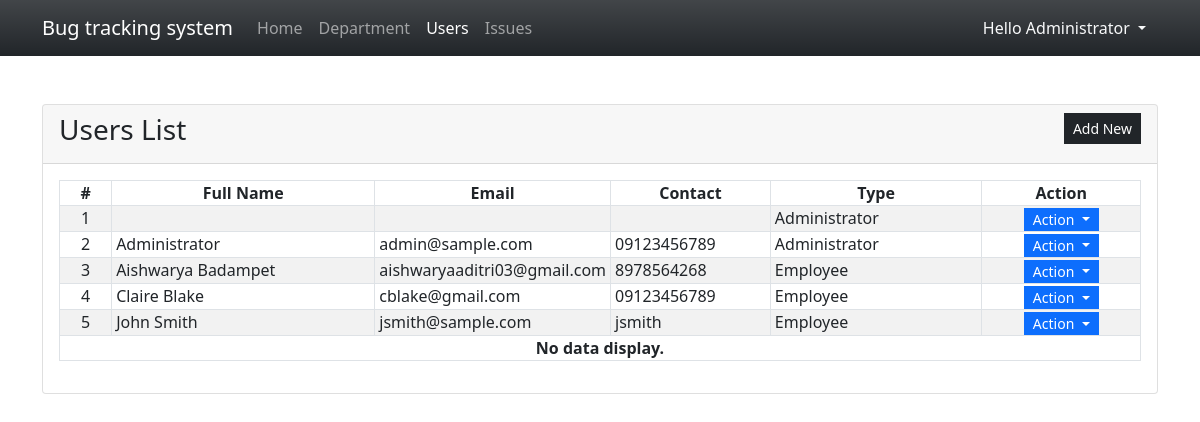
Page /?page=users (signed in) on the committed database.
### tables this page shows
CREATE TABLE user_list (
            `user_id` INTEGER PRIMARY KEY AUTOINCREMENT,
            `fullname` TEXT NOT NULL,
            `email` TEXT NOT NULL,
            `contact` TEXT NOT NULL,
            `username` TEXT NOT NULL,
            `password` TEXT NOT NULL,
            `department_id` INTEGER,
            `type` INTEGER,
            `designation` TEXT NOT NULL,
            `date_created` TIMESTAMP DEFAULT CURRENT_TIMESTAMP
        );

### users.php (the view, shortened to what this page needs)
<div class="card">
    <div class="card-header d-flex justify-content-between">
        <h3 class="card-title">Users List</h3>
        <div class="card-tools align-middle">
            <button class="btn btn-dark btn-sm py-1 rounded-0" type="button" id="create_new">Add New</button>
        </div>
    </div>
    <div class="card-body">
        <table class="table table-hover table-striped table-bordered">
            <colgroup>
                <col width="5%">
                <col width="25%">
                <col width="20%">
                <col width="15%">
                <col width="20%">
                <col width="15%">
            </colgroup>
            <thead>
                <tr>
                    <th class="text-center p-0">#</th>
                    <th class="text-center p-0">Full Name</th>
                    <th class="text-center p-0">Email</th>
                    <th class="text-center p-0">Contact</th>
                    <th class="text-center p-0">Type</th>
                    <th class="text-center p-0">Action</th>
                </tr>
            </thead>
            <tbody>
                <?php
                $sql = "SELECT * FROM `user_list` order by `fullname` asc";
                $qry = $conn->query($sql);
                $i = 1;
                    while($row = $qry->fetchArray()):
                ?>
                <tr>
                    <td class="text-center p-0"><?php echo $i++; ?></td>
                    <td class="py-0 px-1"><?php echo $row['fullname'] ?></td>
                    <td class="py-0 px-1"><?php echo $row['email'] ?></td>
                    <td class="py-0 px-1"><?php echo $row['contact'] ?></td>
                    <td class="py-0 px-1"><?php echo ($row['type'] == 1)? 'Administrator':'Employee' ?></td>
                    <th class="text-center py-0 px-1">
                        <div class="btn-group" role="group">
                            <button id="btnGroupDrop1" type="button" class="btn btn-primary dropdown-toggle btn-sm rounded-0 py-0" data-bs-toggle="dropdown" aria-expanded="false">
                            Action
                            </button>
                        </div>
                    </th>
                </tr>
                <?php endwhile; ?>
                <?php if(!$qry->fetchArray()): ?>
                    <tr>
                        <th class="text-center p-0" colspan="6">No data display.</th>
                    </tr>
                <?php endif; ?>
            </tbody>
        </table>
    </div>
</div>

### index.php (shortened to what this page needs)
<?php
$page = isset($_GET['page']) ? $_GET['page'] : 'home';
?>
<!DOCTYPE html>
<html lang="en">
<head>
    <link rel="stylesheet" href="css/bootstrap.min.css">
</head>
<body>
    <main>
    <nav class="navbar navbar-expand-lg navbar-dark bg-dark bg-gradient">
        <div class="container">
            <a class="navbar-brand" href="#">
                Bug tracking system
            </a>
            <div class="collapse navbar-collapse" id="navbarNav">
                <ul class="navbar-nav">
                    <li class="nav-item">
                        <a class="nav-link <?php echo ($page == 'home')? 'active' : '' ?>" aria-current="page" href="./">Home</a>
                    </li>
                    <?php if($_SESSION['type'] == 1): ?>
                    <li class="nav-item">
                        <a class="nav-link <?php echo ($page == 'department')? 'active' : '' ?>" aria-current="page" href="./?page=department">Department</a>
                    </li>
                    <li class="nav-item">
                        <a class="nav-link <?php echo ($page == 'users')? 'active' : '' ?>" aria-current="page" href="./?page=users">Users</a>
                    </li>
                    <?php endif; ?>
                    <li class="nav-item">
                    <a class="nav-link" href="./?page=issues">Issues</a>
                    </li>
                </ul>
            </div>
            <div>
            <div class="dropdown">
                <button class="btn btn-secondary dropdown-toggle bg-transparent  text-light border-0" type="button" id="dropdownMenuButton1" data-bs-toggle="dropdown" aria-expanded="false">
                    Hello <?php echo $_SESSION['fullname'] ?>
                </button>
            </div>
            </div>
        </div>
    </nav>
    <div class="container py-5">
        <?php
            include $page.'.php';
        ?>
    </div>
    </main>
</body>
</html>

### rows in the picture
user_list: type "Administrator"
user_list: fullname "Administrator", email "admin@sample.com", contact "09123456789", type "Administrator"
user_list: fullname "Aishwarya Badampet", email "aishwaryaaditri03@gmail.com", contact "8978564268", type "Employee"
user_list: fullname "Claire Blake", email "cblake@gmail.com", contact "09123456789", type "Employee"
user_list: fullname "John Smith", email "jsmith@sample.com", contact "jsmith", type "Employee"

### other values in the picture
$_SESSION['fullname'] "Administrator"
